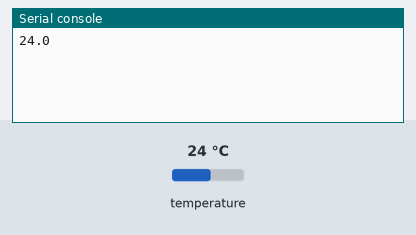
Simulated run of this program. Board: ESP32 board running MicroPython. Shown: the last lines printed to the serial console. The inputs (shaded band) are chosen by the test bench; at power-on: temperature 24 °C.

Above: at 1.2 s.
1.3 s: temperature set to 12 °C
At 3.4 s:
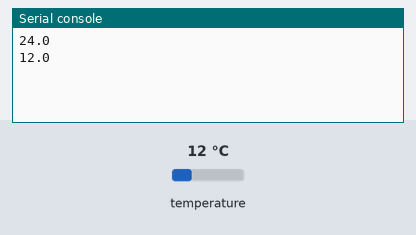
3.7 s: temperature set to 19 °C
At 4.7 s:
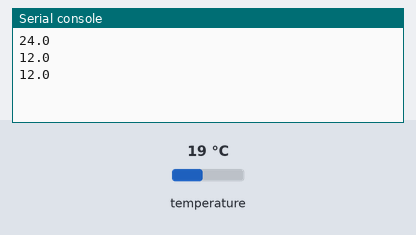
Timing chart, 0 to 6.7 s (numbered marks = the images above; inputs shaded):
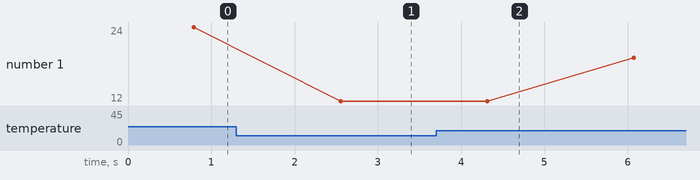

Measured:
- after the input at 1.3 s, the serial console: prints a new line after 1.3 s (image 1)
- plotted number 1: 24 → 12 after the input at 1.3 s, 12 → 19 after the input at 3.7 s

The program:

first_test.py
```python
# MicroPython for ESP32
# mapping DS18B20 temperature sensors to USB Serial output for
# Edge Impulse Data Forwarder

# Code largely based on MicroPython Reference code
# http://docs.micropython.org/en/latest/esp32/quickref.html#onewire-driver

import time, ds18x20, onewire
from machine import Pin
ow = onewire.OneWire(Pin(2))
ds = ds18x20.DS18X20(ow)
roms = ds.scan()
while True:
    ds.convert_temp()
    time.sleep_ms(750)
    for rom in roms:
        print(ds.read_temp(rom))
    time.sleep_ms(1000)
```
